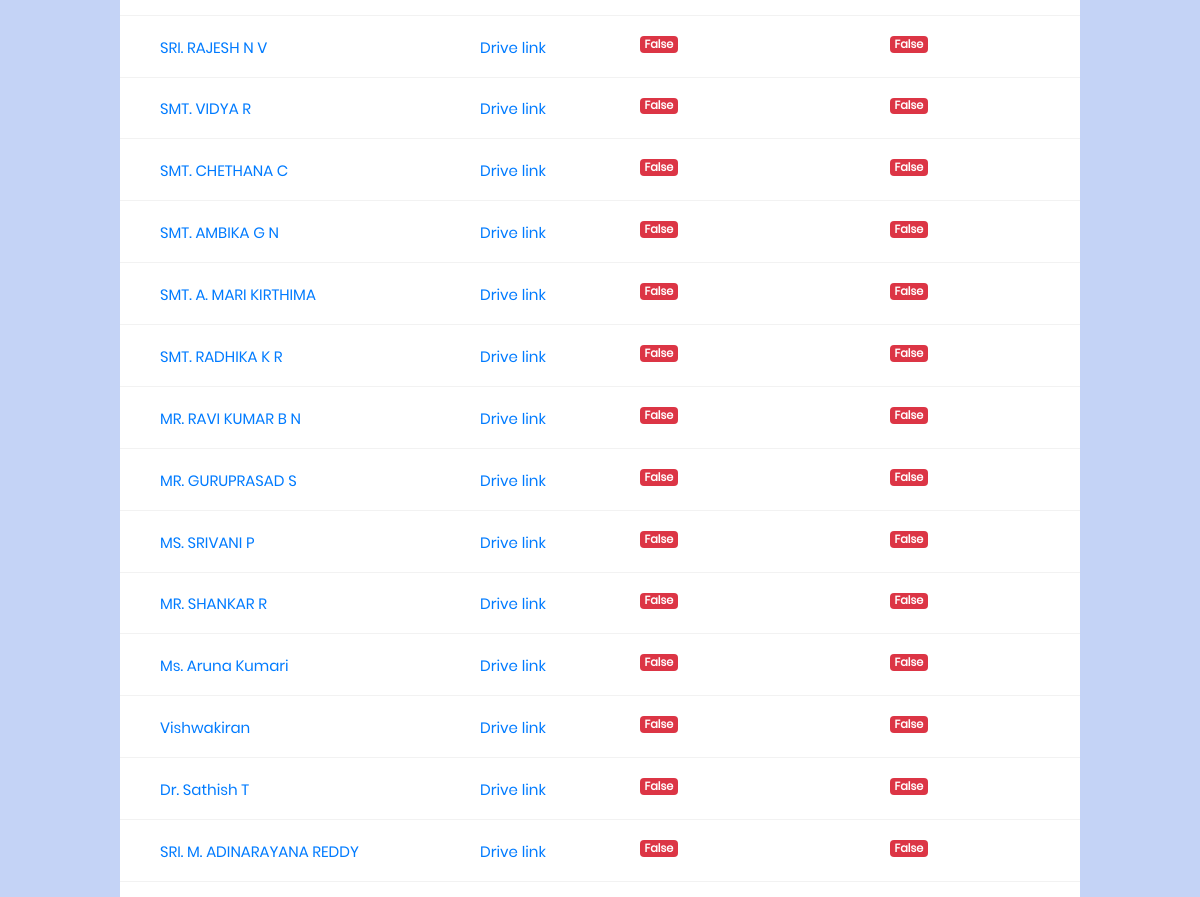
Page /hod_display/ (signed in, middle part) on the earlier database version.
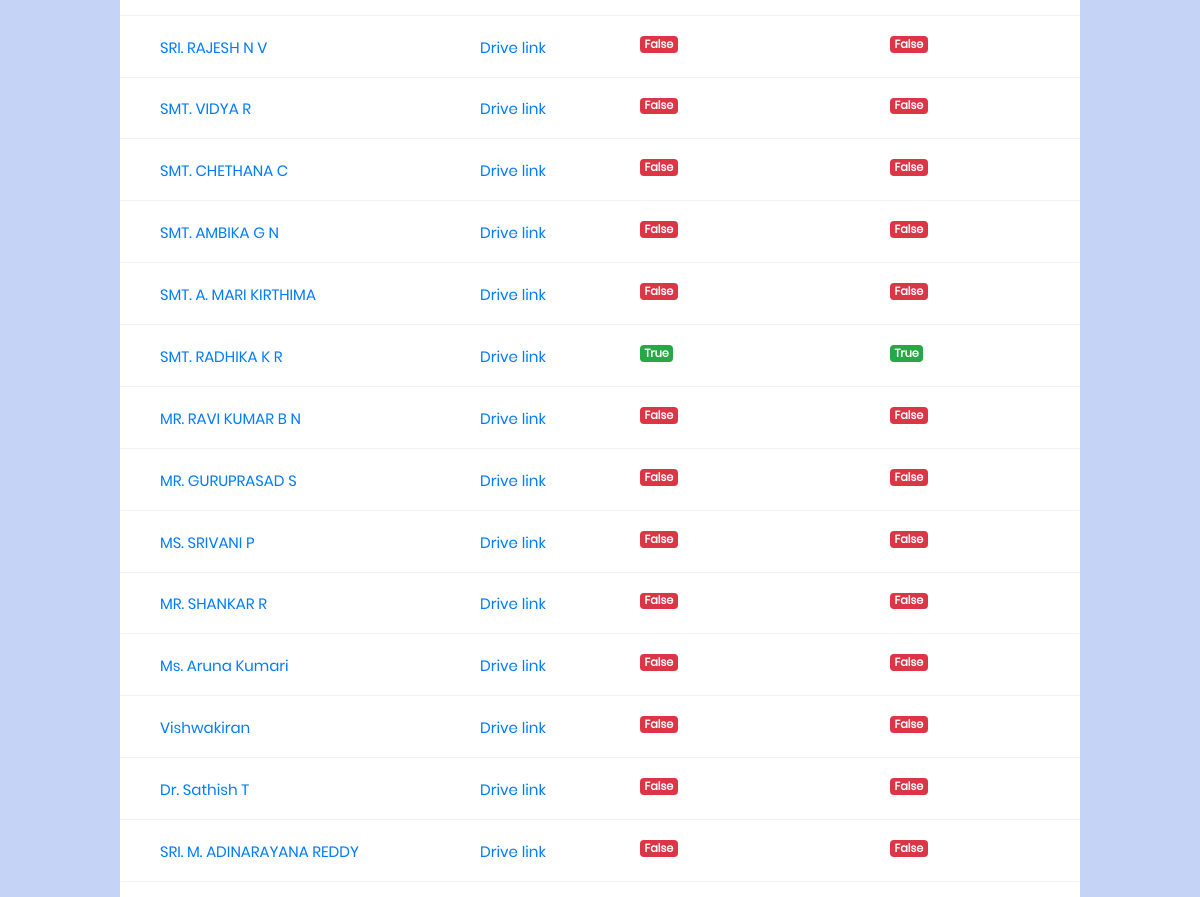
Same page on the later database version.
### facform1/models.py (models this page shows, shortened)
class User(AbstractUser):
	phone = models.BigIntegerField(null=True)
	department = models.ForeignKey('Department', on_delete=models.CASCADE,null=True)
	designation = models.ForeignKey('Designation', on_delete=models.CASCADE,null=True)
	teach_status = models.BooleanField(default=False)
	hod_status = models.BooleanField(default=False)
	principal_status = models.BooleanField(default=False)
	doc_link = models.CharField(max_length=2000, blank=True, null=True)
	info = models.CharField(max_length=20, blank=True, null=True)

### facform1/views.py (the view)
# urls.py: url(r'^hod_display/', views.hod_display,name="hod_display"),
def hod_display(request):
	user = request.user
	pk = request.user.pk
	hod_dept = user.department
	hod_desg = user.designation
	c1 = User.objects.filter(department=hod_dept).filter(designation__pk=11)
	c2 = User.objects.filter(department=hod_dept).filter(designation__pk=9)
	c3 = User.objects.filter(department=hod_dept).filter(designation__pk=10)
	c4 = list(chain(c2,c3))
	context = {'name':c1,'name1':c4 ,'hod_dept':hod_dept}
	return render(request,'hod_display.html',context=context)

### facform1/models.py (called while the page is built)
	def __str__(self):
		return self.name

### templates/hod_display.html (shortened to what this page needs)
<!DOCTYPE html>
{% load staticfiles %}
<html lang="en">
<head>
	<link rel="stylesheet" type="text/css" href="{% static "vendor/bootstrap/css/bootstrap.min.css" %}">
	<link rel="stylesheet" type="text/css" href="{% static "fonts/font-awesome-4.7.0/css/font-awesome.min.css" %}">
	<link rel="stylesheet" type="text/css" href="{% static "vendor/animate/animate.css" %}">
	<link rel="stylesheet" type="text/css" href="{% static "vendor/select2/select2.min.css" %}">
	<link rel="stylesheet" type="text/css" href="{% static "vendor/perfect-scrollbar/perfect-scrollbar.css" %}">
	<link rel="stylesheet" type="text/css" href="{% static "css/util.css" %}">
	<link rel="stylesheet" type="text/css" href="{% static "css/main1.css" %}">
</head>
<body style="background:#c3d1f8">
	<div style="margin-top:5%;" class="limiter">
		<div class="container-table100">
			<div class="wrap-table100">
					<div class="table">
            {% for info in name %}
						<div class="row">
							<div class="cell" data-title="Faculty Name">
								  <a {% if info.hod_status == False %} href="/hod_teacher1_display/{{info.pk}}" {% else %} href="#" {% endif %}>{{info.first_name}}</a>
							</div>
							<div class="cell" data-title="Documents">
								<a href="{{info.doc_link}}">Drive link</a>
							</div>
							<div class="cell" data-title="f-sub">
                {% if info.teach_status %}
								  <span class="badge badge-success pull-left">{{info.teach_status}}</span>
                {% else %}
                  <span class="badge badge-danger pull-left">{{info.teach_status}}</span>
                {% endif %}
							</div>
							<div class="cell" data-title="hod-review">
                {% if info.hod_status %}
								  <span class="badge badge-success pull-left">{{info.hod_status}}</span>
                {% else %}
                  <span class="badge badge-danger pull-left">{{info.hod_status}}</span>
                {% endif %}
							</div>
						</div>
            {% endfor %}
					</div>
			</div>
		</div>
	</div>
</body>
</html>

Differences in the rows shown:
changed User "SMT. RADHIKA K R": teach_status "False" → "True"; hod_status "False" → "True"
